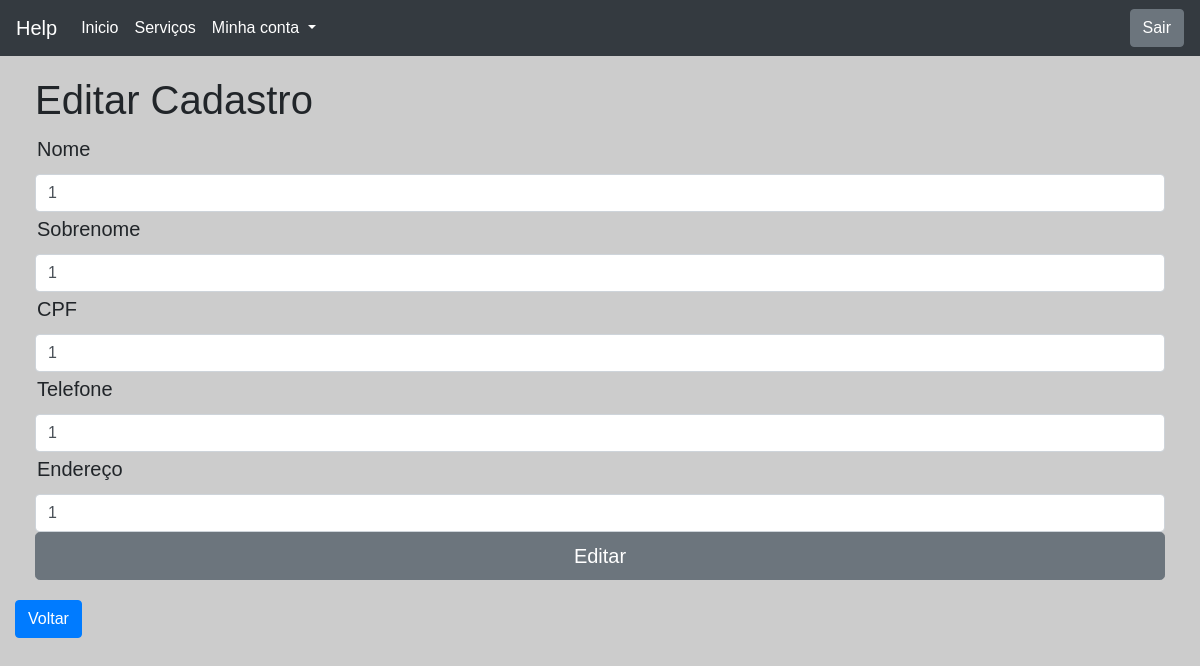
The app's page /AreaPrivadaC.php?page=Editar-Cadastro-C (signed in) with its own data.
### tables this page shows
CREATE TABLE `cliente` (
  `id_Cliente` int(11) NOT NULL,
  `Nome` varchar(255) NOT NULL,
  `Sobrenome` varchar(255) NOT NULL,
  `CPF` varchar(15) NOT NULL,
  `Telefone` varchar(11) NOT NULL,
  `Cidade` varchar(255) NOT NULL,
  `id_Login` int(11) NOT NULL
);

### Editar-Cadastro-C.php (the view, shortened to what this page needs)
<!DOCTYPE html>
<?php
	require_once './CLASSES/Cliente.php';
	include_once("config.php");
	$result_Cliente = "SELECT id_Cliente, nome, sobrenome, cpf, telefone, cidade FROM Cliente WHERE id_Login=".$_SESSION['id_Cliente'];
	$resultado_Cliente = mysqli_query($conn, $result_Cliente);
	$row_Cliente = mysqli_fetch_assoc($resultado_Cliente);
?>
<html lang="pt-br">
	<head>
	</head>
		<body>
			<div class="card-body">
				<h1>Editar Cadastro</h1>
				<form method="POST">
				<label>Nome</label>
				<input type="text" name="nome" placeholder="Nome" value="<?php echo $row_Cliente['nome'];?>" maxlength="150" class="form-control">
				<label>Sobrenome</label>
				<input type="text" name="sobrenome" placeholder="Sobrenome" value="<?php echo $row_Cliente['sobrenome'];?>" maxlength="150" class="form-control">
				<label>CPF</label>
				<input type="text" name="cpf" placeholder="CPF" value="<?php echo $row_Cliente['cpf'];?>" maxlength="11" class="form-control" class="form-control">
				<label>Telefone</label>
				<input type="text" name="telefone" placeholder="Telefone" value="<?php echo $row_Cliente['telefone'];?>" maxlength="11" class="form-control">
				<label>Endereço</label>
				<input type="text" name="cidade" placeholder="Cidade" value="<?php echo $row_Cliente['cidade'];?>" maxlength="150" class="form-control">
				<button type="submit" class="btn btn-secondary btn-lg btn-block">Editar</button>
				</form>
			</div>
		</body>
<p>
<button type="button" onclick="window.history.back()" class="btn btn-primary">Voltar</button>
</p>
</html>

### CSS/estylo.css (style rules this page uses)
* { margin:0px; padding: 0px; list-style: none; font-size: 1.0rem; font-family: Arial; }
div#corpo-index input, label { text-align: center; padding: 2px ; font-family: Arial; font-size: 20px; }
body { background-image: url("https://serving.photos.photobox.com/39079628b93f5f642116b8248e99b91ad93f24139853e7c96b7d4234f3980b6a9df1e120.jpg"); background-repeat: no-repeat; background-position: right top 20px; background-size: 50%; }

### records on screen
cliente: nome "1", sobrenome "1", cpf "1", telefone "1", cidade "1"
